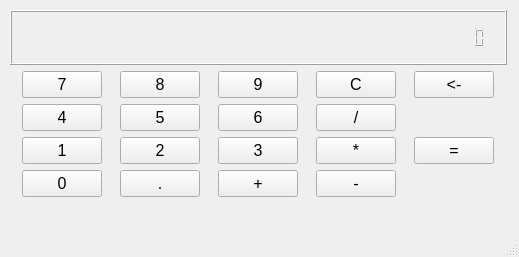
<?xml version="1.0" encoding="UTF-8"?>
<ui version="4.0">
 <class>MainWindow</class>
 <widget class="QMainWindow" name="MainWindow">
  <property name="geometry">
   <rect>
    <x>0</x>
    <y>0</y>
    <width>519</width>
    <height>257</height>
   </rect>
  </property>
  <property name="windowTitle">
   <string>MainWindow</string>
  </property>
  <widget class="QWidget" name="centralwidget">
   <widget class="QWidget" name="">
    <property name="geometry">
     <rect>
      <x>10</x>
      <y>10</y>
      <width>497</width>
      <height>187</height>
     </rect>
    </property>
    <layout class="QVBoxLayout" name="verticalLayout">
     <item>
      <widget class="QLCDNumber" name="lcdNumber">
       <property name="smallDecimalPoint">
        <bool>false</bool>
       </property>
       <property name="digitCount">
        <number>50</number>
       </property>
       <property name="value" stdset="0">
        <double>0.000000000000000</double>
       </property>
       <property name="intValue" stdset="0">
        <number>0</number>
       </property>
      </widget>
     </item>
     <item>
      <layout class="QGridLayout" name="gridLayout">
       <item row="1" column="0">
        <widget class="QPushButton" name="pushButton_four">
         <property name="sizePolicy">
          <sizepolicy hsizetype="Fixed" vsizetype="Fixed">
           <horstretch>0</horstretch>
           <verstretch>0</verstretch>
          </sizepolicy>
         </property>
         <property name="font">
          <font>
           <pointsize>12</pointsize>
          </font>
         </property>
         <property name="text">
          <string>4</string>
         </property>
        </widget>
       </item>
       <item row="0" column="0">
        <widget class="QPushButton" name="pushButton_seven">
         <property name="sizePolicy">
          <sizepolicy hsizetype="Fixed" vsizetype="Fixed">
           <horstretch>0</horstretch>
           <verstretch>0</verstretch>
          </sizepolicy>
         </property>
         <property name="font">
          <font>
           <pointsize>12</pointsize>
          </font>
         </property>
         <property name="text">
          <string>7</string>
         </property>
        </widget>
       </item>
       <item row="2" column="3">
        <widget class="QPushButton" name="pushButton_times">
         <property name="sizePolicy">
          <sizepolicy hsizetype="Fixed" vsizetype="Fixed">
           <horstretch>0</horstretch>
           <verstretch>0</verstretch>
          </sizepolicy>
         </property>
         <property name="font">
          <font>
           <pointsize>12</pointsize>
          </font>
         </property>
         <property name="text">
          <string>*</string>
         </property>
        </widget>
       </item>
       <item row="3" column="3">
        <widget class="QPushButton" name="pushButton_minus">
         <property name="sizePolicy">
          <sizepolicy hsizetype="Fixed" vsizetype="Fixed">
           <horstretch>0</horstretch>
           <verstretch>0</verstretch>
          </sizepolicy>
         </property>
         <property name="font">
          <font>
           <pointsize>12</pointsize>
          </font>
         </property>
         <property name="text">
          <string>-</string>
         </property>
        </widget>
       </item>
       <item row="0" column="3">
        <widget class="QPushButton" name="pushButton_delete">
         <property name="sizePolicy">
          <sizepolicy hsizetype="Fixed" vsizetype="Fixed">
           <horstretch>0</horstretch>
           <verstretch>0</verstretch>
          </sizepolicy>
         </property>
         <property name="font">
          <font>
           <pointsize>12</pointsize>
          </font>
         </property>
         <property name="text">
          <string>C</string>
         </property>
        </widget>
       </item>
       <item row="1" column="4" rowspan="3">
        <widget class="QPushButton" name="pushButton_equals">
         <property name="sizePolicy">
          <sizepolicy hsizetype="Fixed" vsizetype="Fixed">
           <horstretch>0</horstretch>
           <verstretch>0</verstretch>
          </sizepolicy>
         </property>
         <property name="font">
          <font>
           <pointsize>12</pointsize>
          </font>
         </property>
         <property name="text">
          <string>=</string>
         </property>
        </widget>
       </item>
       <item row="3" column="2">
        <widget class="QPushButton" name="pushButton_plus">
         <property name="sizePolicy">
          <sizepolicy hsizetype="Fixed" vsizetype="Fixed">
           <horstretch>0</horstretch>
           <verstretch>0</verstretch>
          </sizepolicy>
         </property>
         <property name="font">
          <font>
           <pointsize>12</pointsize>
          </font>
         </property>
         <property name="text">
          <string>+</string>
         </property>
        </widget>
       </item>
       <item row="1" column="3">
        <widget class="QPushButton" name="pushButton_div">
         <property name="sizePolicy">
          <sizepolicy hsizetype="Fixed" vsizetype="Fixed">
           <horstretch>0</horstretch>
           <verstretch>0</verstretch>
          </sizepolicy>
         </property>
         <property name="font">
          <font>
           <pointsize>12</pointsize>
          </font>
         </property>
         <property name="text">
          <string>/</string>
         </property>
        </widget>
       </item>
       <item row="0" column="4">
        <widget class="QPushButton" name="pushButton_backspace">
         <property name="sizePolicy">
          <sizepolicy hsizetype="Fixed" vsizetype="Fixed">
           <horstretch>0</horstretch>
           <verstretch>0</verstretch>
          </sizepolicy>
         </property>
         <property name="font">
          <font>
           <pointsize>12</pointsize>
          </font>
         </property>
         <property name="text">
          <string>&lt;-</string>
         </property>
        </widget>
       </item>
       <item row="2" column="2">
        <widget class="QPushButton" name="pushButton_three">
         <property name="sizePolicy">
          <sizepolicy hsizetype="Fixed" vsizetype="Fixed">
           <horstretch>0</horstretch>
           <verstretch>0</verstretch>
          </sizepolicy>
         </property>
         <property name="font">
          <font>
           <pointsize>12</pointsize>
          </font>
         </property>
         <property name="text">
          <string>3</string>
         </property>
        </widget>
       </item>
       <item row="1" column="1">
        <widget class="QPushButton" name="pushButton_five">
         <property name="sizePolicy">
          <sizepolicy hsizetype="Fixed" vsizetype="Fixed">
           <horstretch>0</horstretch>
           <verstretch>0</verstretch>
          </sizepolicy>
         </property>
         <property name="font">
          <font>
           <pointsize>12</pointsize>
          </font>
         </property>
         <property name="text">
          <string>5</string>
         </property>
        </widget>
       </item>
       <item row="3" column="0">
        <widget class="QPushButton" name="pushButton_zero">
         <property name="sizePolicy">
          <sizepolicy hsizetype="Fixed" vsizetype="Fixed">
           <horstretch>0</horstretch>
           <verstretch>0</verstretch>
          </sizepolicy>
         </property>
         <property name="font">
          <font>
           <pointsize>12</pointsize>
          </font>
         </property>
         <property name="text">
          <string>0</string>
         </property>
        </widget>
       </item>
       <item row="0" column="2">
        <widget class="QPushButton" name="pushButton_nine">
         <property name="sizePolicy">
          <sizepolicy hsizetype="Fixed" vsizetype="Fixed">
           <horstretch>0</horstretch>
           <verstretch>0</verstretch>
          </sizepolicy>
         </property>
         <property name="font">
          <font>
           <pointsize>12</pointsize>
          </font>
         </property>
         <property name="text">
          <string>9</string>
         </property>
        </widget>
       </item>
       <item row="2" column="0">
        <widget class="QPushButton" name="pushButton_one">
         <property name="sizePolicy">
          <sizepolicy hsizetype="Fixed" vsizetype="Fixed">
           <horstretch>0</horstretch>
           <verstretch>0</verstretch>
          </sizepolicy>
         </property>
         <property name="font">
          <font>
           <pointsize>12</pointsize>
          </font>
         </property>
         <property name="text">
          <string>1</string>
         </property>
        </widget>
       </item>
       <item row="0" column="1">
        <widget class="QPushButton" name="pushButton_eight">
         <property name="sizePolicy">
          <sizepolicy hsizetype="Fixed" vsizetype="Fixed">
           <horstretch>0</horstretch>
           <verstretch>0</verstretch>
          </sizepolicy>
         </property>
         <property name="font">
          <font>
           <pointsize>12</pointsize>
          </font>
         </property>
         <property name="text">
          <string>8</string>
         </property>
        </widget>
       </item>
       <item row="3" column="1">
        <widget class="QPushButton" name="pushButton_comma">
         <property name="sizePolicy">
          <sizepolicy hsizetype="Fixed" vsizetype="Fixed">
           <horstretch>0</horstretch>
           <verstretch>0</verstretch>
          </sizepolicy>
         </property>
         <property name="font">
          <font>
           <pointsize>12</pointsize>
          </font>
         </property>
         <property name="text">
          <string>.</string>
         </property>
        </widget>
       </item>
       <item row="1" column="2">
        <widget class="QPushButton" name="pushButton_six">
         <property name="sizePolicy">
          <sizepolicy hsizetype="Fixed" vsizetype="Fixed">
           <horstretch>0</horstretch>
           <verstretch>0</verstretch>
          </sizepolicy>
         </property>
         <property name="font">
          <font>
           <pointsize>12</pointsize>
          </font>
         </property>
         <property name="text">
          <string>6</string>
         </property>
        </widget>
       </item>
       <item row="2" column="1">
        <widget class="QPushButton" name="pushButton_two">
         <property name="sizePolicy">
          <sizepolicy hsizetype="Fixed" vsizetype="Fixed">
           <horstretch>0</horstretch>
           <verstretch>0</verstretch>
          </sizepolicy>
         </property>
         <property name="font">
          <font>
           <pointsize>12</pointsize>
          </font>
         </property>
         <property name="text">
          <string>2</string>
         </property>
        </widget>
       </item>
      </layout>
     </item>
    </layout>
   </widget>
  </widget>
  <widget class="QMenuBar" name="menubar">
   <property name="geometry">
    <rect>
     <x>0</x>
     <y>0</y>
     <width>519</width>
     <height>26</height>
    </rect>
   </property>
  </widget>
  <widget class="QStatusBar" name="statusbar"/>
  <action name="actionOld">
   <property name="text">
    <string>Old</string>
   </property>
  </action>
 </widget>
 <resources/>
 <connections/>
</ui>
